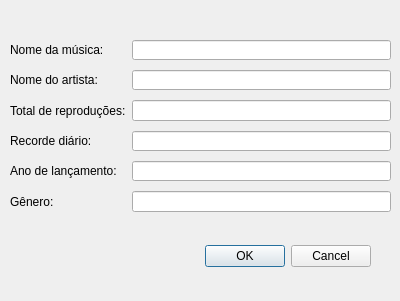
<?xml version="1.0" encoding="UTF-8"?>
<ui version="4.0">
 <class>Dialog</class>
 <widget class="QDialog" name="Dialog">
  <property name="geometry">
   <rect>
    <x>0</x>
    <y>0</y>
    <width>400</width>
    <height>301</height>
   </rect>
  </property>
  <property name="windowTitle">
   <string>Dialog</string>
  </property>
  <widget class="QDialogButtonBox" name="buttonBox">
   <property name="geometry">
    <rect>
     <x>30</x>
     <y>240</y>
     <width>341</width>
     <height>32</height>
    </rect>
   </property>
   <property name="orientation">
    <enum>Qt::Horizontal</enum>
   </property>
   <property name="standardButtons">
    <set>QDialogButtonBox::Cancel|QDialogButtonBox::Ok</set>
   </property>
  </widget>
  <widget class="QWidget" name="formLayoutWidget">
   <property name="geometry">
    <rect>
     <x>0</x>
     <y>40</y>
     <width>401</width>
     <height>172</height>
    </rect>
   </property>
   <layout class="QFormLayout" name="formLayout">
    <property name="labelAlignment">
     <set>Qt::AlignLeading|Qt::AlignLeft|Qt::AlignVCenter</set>
    </property>
    <property name="verticalSpacing">
     <number>10</number>
    </property>
    <property name="leftMargin">
     <number>10</number>
    </property>
    <property name="rightMargin">
     <number>10</number>
    </property>
    <item row="0" column="0">
     <widget class="QLabel" name="label">
      <property name="text">
       <string>Nome da música:</string>
      </property>
     </widget>
    </item>
    <item row="0" column="1">
     <widget class="QLineEdit" name="input_title"/>
    </item>
    <item row="1" column="0">
     <widget class="QLabel" name="label_2">
      <property name="text">
       <string>Nome do artista:</string>
      </property>
     </widget>
    </item>
    <item row="1" column="1">
     <widget class="QLineEdit" name="input_artist"/>
    </item>
    <item row="2" column="0">
     <widget class="QLabel" name="label_3">
      <property name="text">
       <string>Total de reproduções:</string>
      </property>
     </widget>
    </item>
    <item row="2" column="1">
     <widget class="QLineEdit" name="input_streams"/>
    </item>
    <item row="3" column="0">
     <widget class="QLabel" name="label_4">
      <property name="text">
       <string>Recorde diário:</string>
      </property>
     </widget>
    </item>
    <item row="3" column="1">
     <widget class="QLineEdit" name="input_daily"/>
    </item>
    <item row="4" column="0">
     <widget class="QLabel" name="label_5">
      <property name="text">
       <string>Ano de lançamento:</string>
      </property>
     </widget>
    </item>
    <item row="4" column="1">
     <widget class="QLineEdit" name="input_year"/>
    </item>
    <item row="5" column="0">
     <widget class="QLabel" name="label_6">
      <property name="text">
       <string>Gênero:</string>
      </property>
     </widget>
    </item>
    <item row="5" column="1">
     <widget class="QLineEdit" name="input_genre"/>
    </item>
   </layout>
  </widget>
 </widget>
 <resources/>
 <connections>
  <connection>
   <sender>buttonBox</sender>
   <signal>accepted()</signal>
   <receiver>Dialog</receiver>
   <slot>accept()</slot>
   <hints>
    <hint type="sourcelabel">
     <x>248</x>
     <y>254</y>
    </hint>
    <hint type="destinationlabel">
     <x>157</x>
     <y>274</y>
    </hint>
   </hints>
  </connection>
  <connection>
   <sender>buttonBox</sender>
   <signal>rejected()</signal>
   <receiver>Dialog</receiver>
   <slot>reject()</slot>
   <hints>
    <hint type="sourcelabel">
     <x>316</x>
     <y>260</y>
    </hint>
    <hint type="destinationlabel">
     <x>286</x>
     <y>274</y>
    </hint>
   </hints>
  </connection>
 </connections>
</ui>
